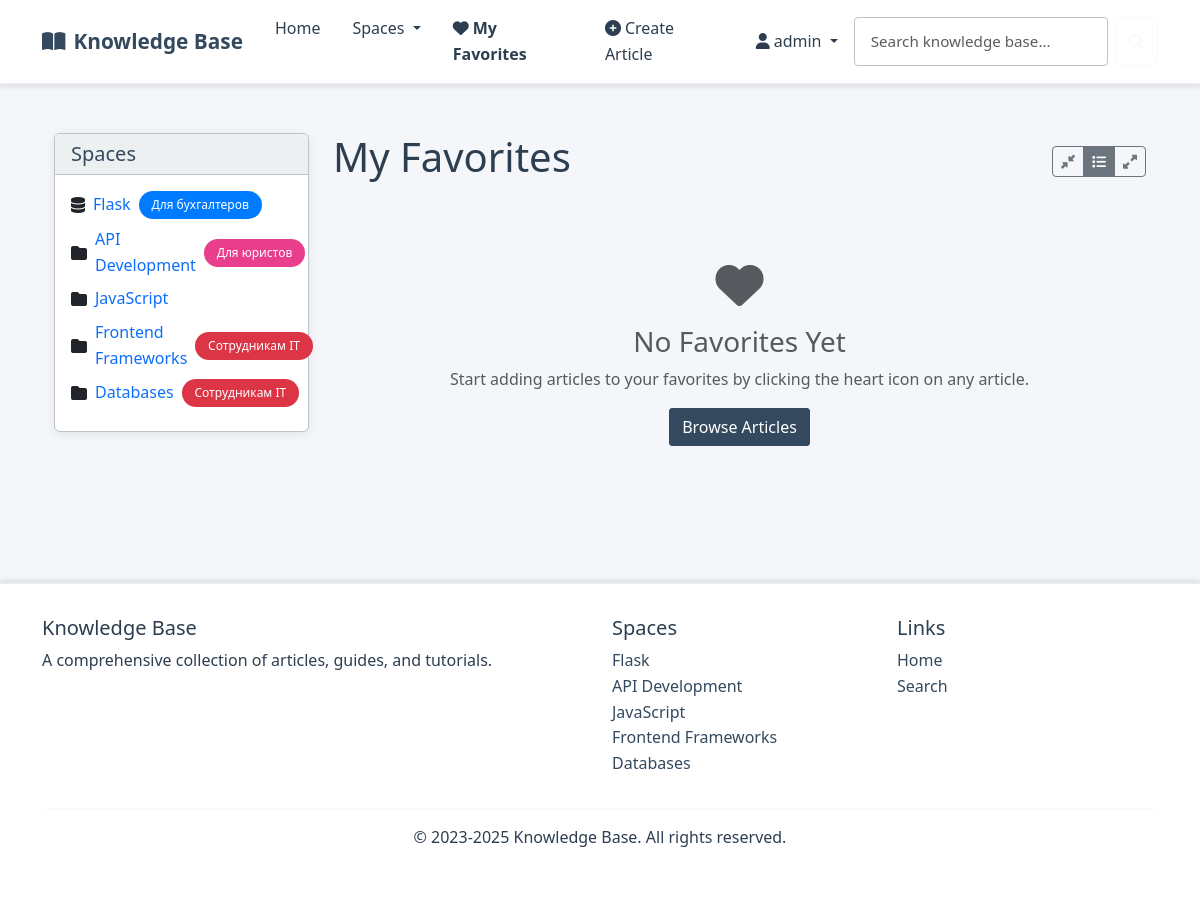
/my-favorites/ (signed in), run on an earlier commit of the app's database.
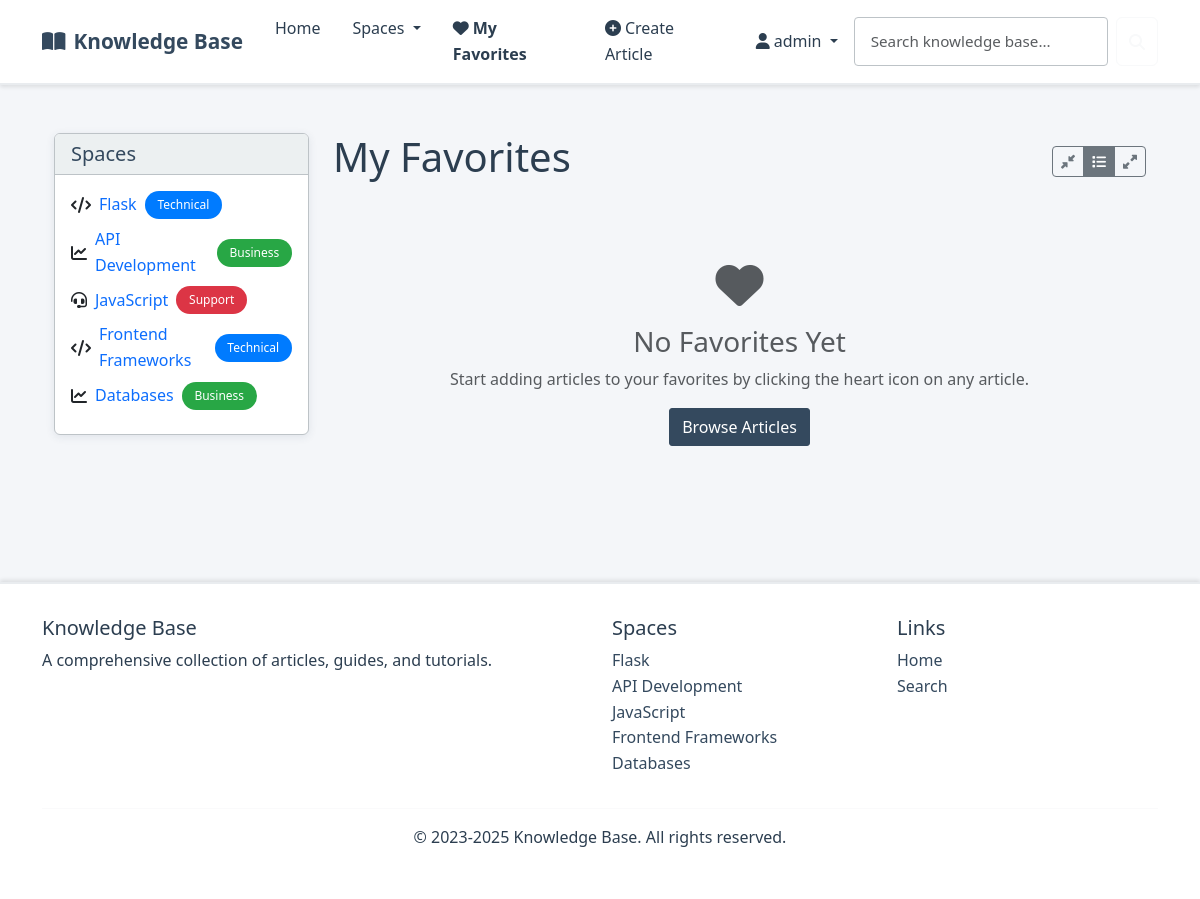
And on a later commit of the database.
### kb/models.py (models this page shows, shortened)
class Space(models.Model):
    ICON_CHOICES = [
        ('fas fa-folder', 'Folder'),
        ('fas fa-book', 'Book'),
        ('fas fa-lightbulb', 'Lightbulb'),
        ('fas fa-cog', 'Settings'),
        ('fas fa-rocket', 'Rocket'),
        ('fas fa-star', 'Star'),
        ('fas fa-heart', 'Heart'),
        ('fas fa-trophy', 'Trophy'),
        ('fas fa-graduation-cap', 'Education'),
        ('fas fa-code', 'Code'),
        ('fas fa-database', 'Database'),
        ('fas fa-shield-alt', 'Security'),
        ('fas fa-users', 'Team'),
        ('fas fa-chart-line', 'Analytics'),
        ('fas fa-puzzle-piece', 'Puzzle'),
        ('fas fa-tools', 'Tools'),
        ('fas fa-globe', 'Global'),
        ('fas fa-mobile-alt', 'Mobile'),
        ('fas fa-cloud', 'Cloud'),
        ('fas fa-fire', 'Fire'),
    ]
    name = models.CharField(max_length=100)
    description = models.TextField()
    label = models.ForeignKey(Label, on_delete=models.SET_NULL, null=True, blank=True, related_name='spaces')
    icon = models.CharField(max_length=50, choices=ICON_CHOICES, default='fas fa-folder')
    class Meta:
        verbose_name_plural = "Spaces"

class Label(models.Model):
    COLOR_CHOICES = [
        ('#007bff', 'Blue'),
        ('#28a745', 'Green'),
        ('#dc3545', 'Red'),
        ('#ffc107', 'Yellow'),
        ('#6f42c1', 'Purple'),
        ('#fd7e14', 'Orange'),
        ('#20c997', 'Teal'),
        ('#e83e8c', 'Pink'),
        ('#6c757d', 'Gray'),
        ('#17a2b8', 'Cyan'),
    ]
    name = models.CharField(max_length=50)
    color = models.CharField(max_length=7, choices=COLOR_CHOICES, default='#007bff')
    class Meta:
        verbose_name_plural = "Labels"

### kb/views.py (the view)
# urls.py: path('my-favorites/', views.my_favorites, name='my_favorites'),
@login_required
def my_favorites(request):
    favorites = ArticleFavorite.objects.filter(user=request.user).select_related('article', 'article__space')
    articles = [favorite.article for favorite in favorites]
    for article in articles:
        article.is_favorited = True  # All articles in this view are favorited
        if request.user.is_authenticated:
            article.is_read = article.is_read_by_user(request.user)
    context = {
        'articles': articles,
        'title': 'My Favorites',
        'spaces': Space.objects.all(),
        'labels': Label.objects.all(),
    }
    return render(request, 'my_favorites.html', context)

### kb/context_processors.py (called while the page is built)
def categories_processor(request):
    return {
        'spaces': Space.objects.all()
    }

### templates/my_favorites.html (shortened to what the changed rows need)
{% extends 'layout.html' %}
{% block content %}
<div class="container mt-4">
    <div class="row">
        <div class="col-lg-3">
            <div class="card">
                <div class="card-body">
                    {% for space in spaces %}
                    <div class="d-flex align-items-center mb-2">
                        {% if space.icon %}
                        <i class="{{ space.icon }} me-2"></i>
                        {% endif %}
                        <a href="{% url 'space_detail' space.id %}" class="text-decoration-none">
                            {{ space.name }}
                        </a>
                        {% if space.label %}
                        <span class="badge ms-2" style="background-color: {{ space.label.color }};">
                            {{ space.label.name }}
                        </span>
                        {% endif %}
                    </div>
                    {% endfor %}
                </div>
            </div>
        </div>
        <div class="col-lg-9">
            <div class="d-flex justify-content-between align-items-center mb-4">
                <h1>My Favorites</h1>
            </div>
        </div>
    </div>
</div>
{% endblock %}

### templates/layout.html (shortened to what the changed rows need)
{% load static %}
<!DOCTYPE html>
<html lang="en">
<head>
    <link href="https://cdn.jsdelivr.net/npm/bootstrap@5.3.0/dist/css/bootstrap.min.css" rel="stylesheet">
    <link rel="stylesheet" href="https://cdnjs.cloudflare.com/ajax/libs/font-awesome/6.4.0/css/all.min.css">
    <link rel="stylesheet" href="https://cdnjs.cloudflare.com/ajax/libs/highlight.js/11.7.0/styles/github-dark.min.css">
    <link rel="stylesheet" href="{% static 'css/custom.css' %}">
</head>
<body>
    <main class="container py-4">
        {% block content %}{% endblock %}
    </main>
    <footer class="footer">
        <div class="container">
            <div class="row">
                <div class="col-md-3">
                    <ul class="list-unstyled">
                        {% for space in spaces %}
                        <li><a href="{% url 'space_detail' space_id=space.id %}" class="text-decoration-none" style="color: var(--primary-corporate);">{{ space.name }}</a></li>
                        {% endfor %}
                    </ul>
                </div>
            </div>
        </div>
    </footer>
</body>
</html>

What changed in the data, as far as the page shows it:
changed Space "Flask": icon "fas fa-database" → "fas fa-code" (drawn); label.name "Для бухгалтеров" → "Technical"
changed Space "API Development": icon "fas fa-folder" → "fas fa-chart-line" (drawn); label_id 1 → 6 (drawn); label.name "Для юристов" → "Business"
changed Space "JavaScript": icon "fas fa-folder" → "fas fa-headset" (drawn); label_id empty → 7 (drawn); label.name (not shown) → "Support"
changed Space "Frontend Frameworks": icon "fas fa-folder" → "fas fa-code" (drawn); label_id 3 → 5 (drawn); label.name "Сотрудникам IT" → "Technical"
changed Space "Databases": icon "fas fa-folder" → "fas fa-chart-line" (drawn); label_id 3 → 6 (drawn); label.name "Сотрудникам IT" → "Business"
